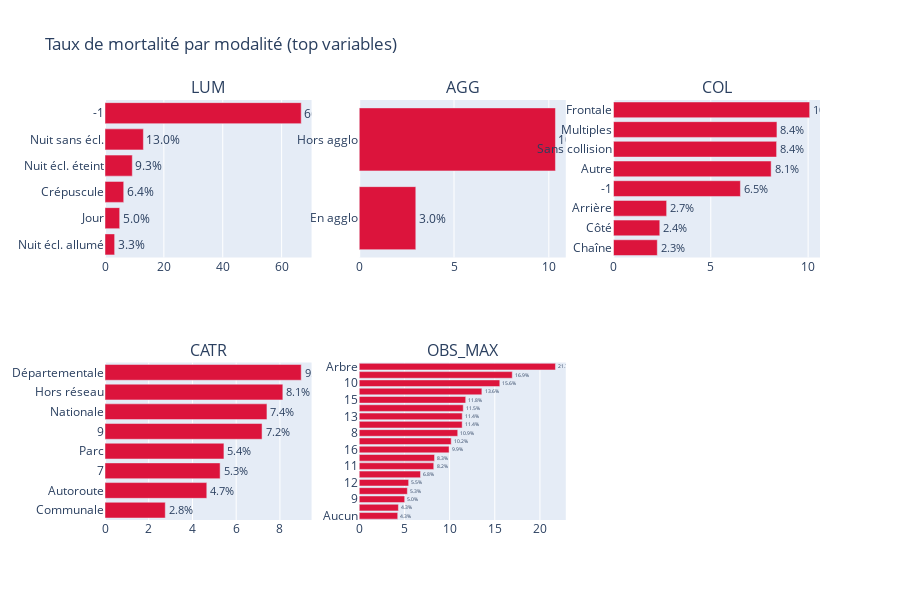

Notebook code cell kept with this figure:
### Markdown cell above
### Validation : Structure du dataset

54 colonnes créées avec succès :
- 21 catégorielles (codes BAAC originaux)
- 18 numériques (dont mois ajouté)
- 11 binaires (dont weekend, heure_pointe, nuit ajoutés)
- 2 métadonnées (Num_Acc, annee)
- 2 targets (mortel, grave)

Features UC1-safe (disponibles à l'appel) :
- Temporelles : heure, jour_semaine, mois, weekend, heure_pointe, nuit
- Localisation : dep, com, agg, catr, vma
- Contexte : lum, atm, col (si décrit par l'appelant)

Features UC1-unsafe (à exclure pour temps réel) :
- Post-accident : obs_max, obsm_max, choc_mode, manv_mode
- Constatées sur place : secu_mode, trajet_mode, nb_pietons exact

Colonnes exclues en amont (cf. 01_exploration.ipynb) :
- lartpc (99.9% NaN) et occutc (99.1% NaN)

### Code cell
# analyser les variables les plus prédictives (top 5)
top_cat_cols = ['lum', 'agg', 'col', 'catr', 'obs_max']

labels = {
    'lum': {1: 'Jour', 2: 'Crépuscule', 3: 'Nuit sans écl.', 4: 'Nuit écl. éteint', 5: 'Nuit écl. allumé'},
    'agg': {1: 'Hors agglo', 2: 'En agglo'},
    'col': {1: 'Frontale', 2: 'Arrière', 3: 'Côté', 4: 'Chaîne', 5: 'Multiples', 6: 'Autre', 7: 'Sans collision'},
    'catr': {1: 'Autoroute', 2: 'Nationale', 3: 'Départementale', 4: 'Communale', 5: 'Hors réseau', 6: 'Parc'},
    'obs_max': {0: 'Aucun', 1: 'Véhicule', 2: 'Arbre', 3: 'Glissière', 4: 'Poteau', 5: 'Mobilier urbain', 6: 'Mur'}
}

fig = make_subplots(
    rows=2, cols=3,
    subplot_titles=[f'{col.upper()}' for col in top_cat_cols] + [''],
    specs=[[{"type": "bar"}, {"type": "bar"}, {"type": "bar"}],
           [{"type": "bar"}, {"type": "bar"}, {"type": "bar"}]]
)

positions = [(1,1), (1,2), (1,3), (2,1), (2,2)]

for idx, col in enumerate(top_cat_cols):
    row, col_pos = positions[idx]
    
    analyse = df.groupby(col).agg(
        n=('mortel', 'count'),
        taux_mortel=('mortel', 'mean'),
        taux_grave=('grave', 'mean')
    ).reset_index()
    
    analyse['taux_mortel'] = analyse['taux_mortel'] * 100
    analyse['taux_grave'] = analyse['taux_grave'] * 100
    
    if col in labels:
        analyse['label'] = analyse[col].map(labels[col]).fillna(analyse[col].astype(str))
    else:
        analyse['label'] = analyse[col].astype(str)
    
    analyse = analyse.sort_values('taux_mortel', ascending=True)
    
    fig.add_trace(
        go.Bar(
            y=analyse['label'],
            x=analyse['taux_mortel'],
            orientation='h',
            name=col,
            marker_color='crimson',
            text=analyse['taux_mortel'].apply(lambda x: f'{x:.1f}%'),
            textposition='outside',
            showlegend=False
        ),
        row=row, col=col_pos
    )

fig.update_layout(
    title_text='Taux de mortalité par modalité (top variables)',
    height=600,
    showlegend=False
)

fig.show()

### Figure 1 — Plotly figure (JSON) as saved in the notebook; plotly's stock layout.template omitted (floating-point values rounded to 4 significant figures)
{"data": [{"marker": {"color": "crimson"}, "name": "lum", "orientation": "h", "showlegend": false, "text": ["3.3%", "5.0%", "6.4%", "9.3%", "13.0%", "66.7%"], "textposition": "outside", "type": "bar", "x": [3.275, 4.987, 6.359, 9.27, 13.04, 66.67], "xaxis": "x", "y": ["Nuit écl. allumé", "Jour", "Crépuscule", "Nuit écl. éteint", "Nuit sans écl.", "-1"], "yaxis": "y"}, {"marker": {"color": "crimson"}, "name": "agg", "orientation": "h", "showlegend": false, "text": ["3.0%", "10.4%"], "textposition": "outside", "type": "bar", "x": [2.984, 10.35], "xaxis": "x2", "y": ["En agglo", "Hors agglo"], "yaxis": "y2"}, {"marker": {"color": "crimson"}, "name": "col", "orientation": "h", "showlegend": false, "text": ["2.3%", "2.4%", "2.7%", "6.5%", "8.1%", "8.4%", "8.4%", "10.1%"], "textposition": "outside", "type": "bar", "x": [2.253, 2.38, 2.732, 6.522, 8.101, 8.381, 8.399, 10.08], "xaxis": "x3", "y": ["Chaîne", "Côté", "Arrière", "-1", "Autre", "Sans collision", "Multiples", "Frontale"], "yaxis": "y3"}, {"marker": {"color": "crimson"}, "name": "catr", "orientation": "h", "showlegend": false, "text": ["2.8%", "4.7%", "5.3%", "5.4%", "7.2%", "7.4%", "8.1%", "9.0%"], "textposition": "outside", "type": "bar", "x": [2.757, 4.656, 5.265, 5.44, 7.184, 7.407, 8.134, 8.975], "xaxis": "x4", "y": ["Communale", "Autoroute", "7", "Parc", "9", "Nationale", "Hors réseau", "Départementale"], "yaxis": "y4"}, {"marker": {"color": "crimson"}, "name": "obs_max", "orientation": "h", "showlegend": false, "text": ["4.3%", "4.3%", "5.0%", "5.3%", "5.5%", "6.8%", "8.2%", "8.3%", "9.9%", "10.2%", "10.9%", "11.4%", "11.4%", "11.5%", "11.8%", "13.6%", "15.6%", "16.9%", "21.7%"], "textposition": "outside", "type": "bar", "x": [4.261, 4.336, 5.034, 5.326, 5.469, 6.78, 8.247, 8.333, 9.946, 10.18, 10.9, 11.39, 11.4, 11.51, 11.78, 13.57, 15.56, 16.94, 21.71], "xaxis": "x5", "y": ["Aucun", "Véhicule", "9", "Poteau", "12", "14", "11", "-1", "16", "7", "8", "Mobilier urbain", "13", "Glissière", "15", "Mur", "10", "17", "Arbre"], "yaxis": "y5"}], "layout": {"annotations": [{"font": {"size": 16}, "showarrow": false, "text": "LUM", "x": 0.1444, "xanchor": "center", "xref": "paper", "y": 1, "yanchor": "bottom", "yref": "paper"}, {"font": {"size": 16}, "showarrow": false, "text": "AGG", "x": 0.5, "xanchor": "center", "xref": "paper", "y": 1, "yanchor": "bottom", "yref": "paper"}, {"font": {"size": 16}, "showarrow": false, "text": "COL", "x": 0.8556, "xanchor": "center", "xref": "paper", "y": 1, "yanchor": "bottom", "yref": "paper"}, {"font": {"size": 16}, "showarrow": false, "text": "CATR", "x": 0.1444, "xanchor": "center", "xref": "paper", "y": 0.375, "yanchor": "bottom", "yref": "paper"}, {"font": {"size": 16}, "showarrow": false, "text": "OBS_MAX", "x": 0.5, "xanchor": "center", "xref": "paper", "y": 0.375, "yanchor": "bottom", "yref": "paper"}], "height": 600, "showlegend": false, "title": {"text": "Taux de mortalité par modalité (top variables)"}, "xaxis": {"anchor": "y", "domain": [0, 0.2889]}, "xaxis2": {"anchor": "y2", "domain": [0.3556, 0.6444]}, "xaxis3": {"anchor": "y3", "domain": [0.7111, 1]}, "xaxis4": {"anchor": "y4", "domain": [0, 0.2889]}, "xaxis5": {"anchor": "y5", "domain": [0.3556, 0.6444]}, "xaxis6": {"anchor": "y6", "domain": [0.7111, 1]}, "yaxis": {"anchor": "x", "domain": [0.625, 1]}, "yaxis2": {"anchor": "x2", "domain": [0.625, 1]}, "yaxis3": {"anchor": "x3", "domain": [0.625, 1]}, "yaxis4": {"anchor": "x4", "domain": [0, 0.375]}, "yaxis5": {"anchor": "x5", "domain": [0, 0.375]}, "yaxis6": {"anchor": "x6", "domain": [0, 0.375]}}}
